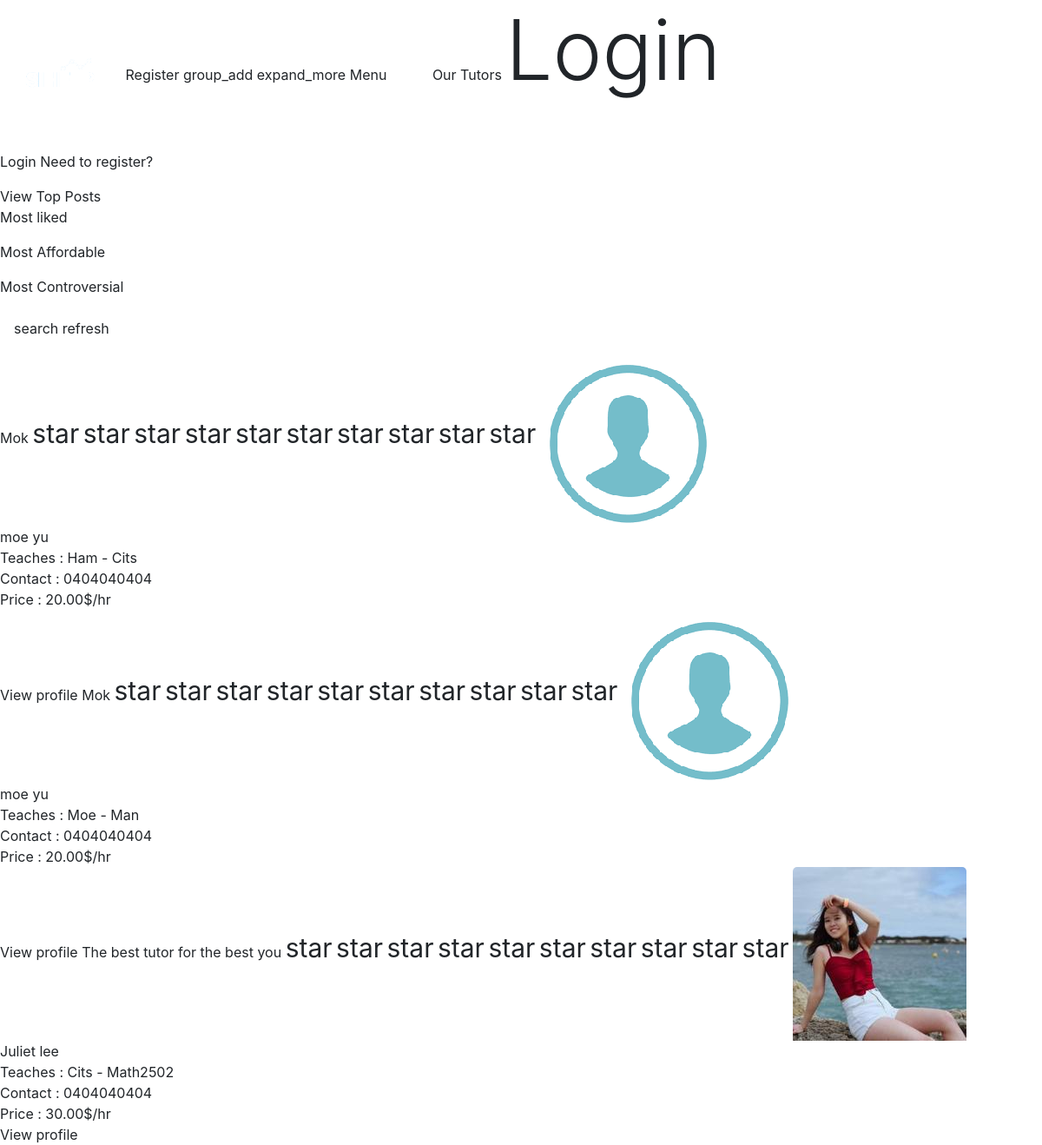
Page /marketplace/ on the earlier database version.
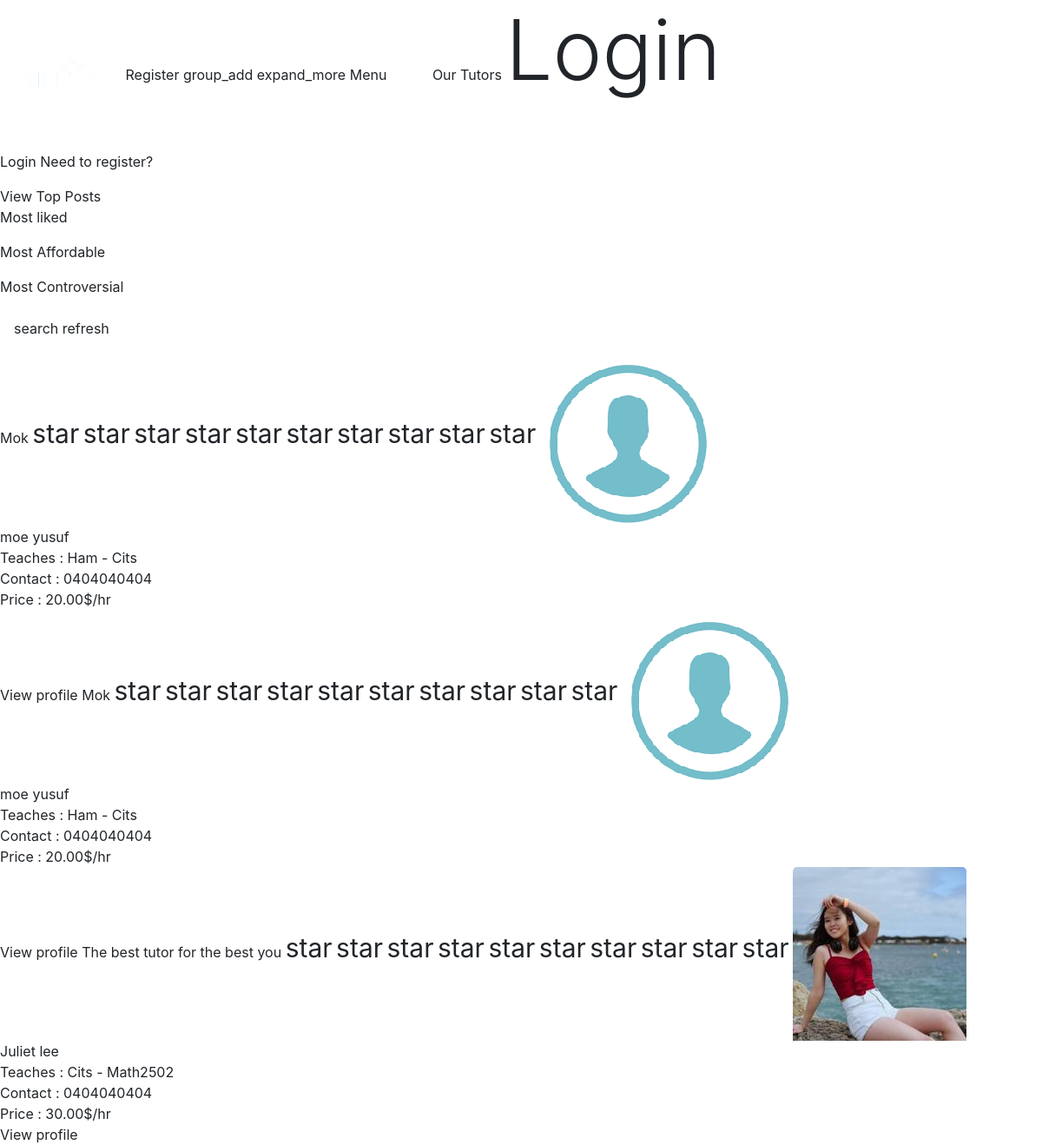
Same page on the later database version.
### blog/models.py (models this page shows, shortened)
class Ad(models.Model):
    author = models.ForeignKey(User, on_delete=models.CASCADE)
    title = models.CharField(max_length=100, default = "Hey, I am here to help you")
    date = models.DateTimeField(default=timezone.now)
    subject = models.CharField(max_length=100) #or use foreign key
    unit = models.CharField(max_length=100, blank=True)
    description = models.TextField()
    price = models.DecimalField(max_digits=10, decimal_places=2, default = 25.00)

### users/models.py (models this page shows, shortened)
class Profile(models.Model):
    user = models.OneToOneField(User, on_delete=models.CASCADE)
    tutor = models.BooleanField(default=False)
    pic = models.ImageField(upload_to = 'profile_pic', default = 'download.png')
    phone = models.CharField(max_length=30, default = "0404040404")
    is_active = models.BooleanField(default=False)

### blog/views.py (the view, shortened to what this page needs)
# urls.py: path('marketplace/', views.marketplace, name='blog-marketplace'),
def marketplace(request):
    user = request.user
    realAds = Ad.objects.all().order_by("-date").annotate(average_rating=Avg('rate__rating')).annotate(Counted=Count('rate__rating'))
    if request.method == 'GET':
        if 'refresh'in request.GET:
            realAds = Ad.objects.all().annotate(average_rating=Avg('rate__rating')).annotate(Counted=Count('rate__rating'))
    context = {
        'ads': realAds,
        'user': user
    }
    return render(request, 'blog/TutorialPage.html', context)

### users/views.py (called while the page is built)
@register.filter
def get_range(value):
    return range(value)

### blog/templates/blog/TutorialPage.html (shortened to what this page needs)
{% extends 'blog/layout.html' %}
{% block content %}
<v-navigation-drawer temporary :width = "200" app class = "white  " sticky  v-model = "drawer" >
                  <v-layout column justify-space-between>
                  <v-flex ml-1 >
                    <v-card-text  class = " title  .font-weight-thin">
                     <div class = "coloredblue"> View Top Posts</div>
                    </v-card-text>
                    </v-flex>
                    <form type="get" action="." >
                    <v-flex text-center  >
                        <v-btn
                        text
                        block
                        type = "submit"
                        name = "highestrated"
                        flat
                        color="blue lighten--2 accent-4"
                      >
                        Most liked
                    </v-flex>
                    </form>
                    <form type="get" action="." >
                    <v-flex text-center>
                        <v-btn
                        text
                        block
                        type = "submit"
                        name = "mostaffordable"
                        flat
                        color="blue lighten--2 accent-4"
                      >
                        Most Affordable
                    </v-flex>
                    </form>
                    <form type="get" action="." >
                    <v-flex text-center >
                        <v-btn
                        text
                        block type = "submit"
                        name = controversial
                        flat
                        color="blue lighten--2 accent-4"
                      >
                       Most Controversial
                    </v-flex>
                    </form>
                  </v-layout>
                </v-navigation-drawer>
                <v-layout column justify-space-around >
                    <v-container >
                  <v-flex xs12 ma-0  pa-0   >
                          <v-card
                          class="pa-3"
                          class="rounded-card"
                        >
                        <form type="get" action=".">
                <v-btn class = "blue mt-2" type = "submit"  name = search icon>
                  <v-icon color = "white" >search</v-icon>
                </v-btn>
                <v-btn  type = "submit" name = "refresh" class = "blue mt-2" icon>
                  <v-icon color = "white ">refresh</v-icon>
                </v-btn>
              </v-card>
              </v-flex>
                    </v-container>
                    {% if ads|length > 0 %}
                    <v-container fluid >
                        <v-flex mt-0>
                            <v-layout row wrap justify-space-around>
                        {% for ad in ads %}
                    <v-flex xs10  sm8 md5 mt-3>
                    <v-card   class=" pb-0 pt-3"
                    class="rounded-card"
                    >
                    <v-layout column  justify-space-around>
                        <v-flex >
                            <v-card-text class = "font-weight-thin title text-center pt-0 pb-1"> {{ad.title}} </v-card-text>
                        </v-flex>
                        <v-flex text-center>
                            {% if ad.average_rating %}
                            {% for n in ad.average_rating|rounding|get_range %}
                            <span><v-icon color="amber darken-2"  class = "starry" >star</v-icon></span>
                            {%endfor%}
                            {%for i in 10|subtract:ad.average_rating|rounding|get_range %}
                            <span><v-icon color="gray darken-2  " class = "starry">star</v-icon></span>
                            {%endfor%}
                            {%else%}
                            {%for i in 10|get_range %}
                            <span><v-icon  color="gray darken-2" class = "starry" >star</v-icon></span>
                            {%endfor%}
                            {%endif%}
                        </v-flex>
                    <v-flex>
                        <v-layout row justifiy-space-around>
                            <v-flex xs5 offset-xs1  mt-3 pa-3 offset-md1 >
                                    <v-avatar
                                    tile
                                  size="130"
                                  color="grey lighten-4"
                                >
                                  <img src="{{ ad.author.profile.pic.url }}" alt="avatar">
                                </v-avatar>
                            </v-flex>
                            <v-flex xs8 offset-xs1  mt-3 pa-3 md9>
                                    <div class="headline">{{ ad.author.first_name }} {{ ad.author.last_name }}</div>
                                    <div class = "units">Teaches : {{ad.subject.capitalize}} - {{ad.unit.capitalize}}</div>
                                    <div>Contact : {{ad.author.profile.phone}}</div>
                                    <div>Price   : {{ad.price}}$/hr</div>
                    </v-layout>
                     <v-flex xs12>
                            <v-btn  class = "ma-0 nodecor" href = "/user/{{ad.author.id}}" block dark color = "blue">View profile</v-btn>
                        </v-flex>
                    </v-card>
                    </v-flex>
                    {%endfor%}
                  </v-layout>
                                                                          </v-container>
                          </v-layout>
                            </v-content>
                    {%else%}
    <v-container   grid-list-xl  >
        <v-text text-center class = "display-1">No Ads found</v-text>
         <v-divider inset></v-divider>
   </v-container>
   {%endif%}
        {% endblock %}

### blog/templates/blog/layout.html (shortened to what this page needs)
<html>
    <head>
        {% load static %}
        <link rel="stylesheet" href="{% static 'blog/Entry.css' %}">
        {% load static %}
   <link rel="stylesheet" href="https://maxcdn.bootstrapcdn.com/bootstrap/4.0.0/css/bootstrap.min.css">
   <link href="https://cdnjs.cloudflare.com/ajax/libs/vuetify/1.5.16/vuetify.css" rel="stylesheet">
   <link href="https://cdnjs.cloudflare.com/ajax/libs/vuetify/1.5.16/vuetify.css.map" rel="stylesheet">
   </head>
<body >
    <div id="app" >
        <v-app light >
            <v-toolbar dark color = "blue">
                <v-toolbar-title>
            <a  href="/"> {% load static %}
{% load static %}
                <img src="{% static 'blog/Sihelplogo.png' %}" height="140">
             </a></v-toolbar-title>
                {% if not user.is_authenticated %}
                <v-toolbar-items >
<v-btn flat text href="/register" class ="nodecor">Register
  <v-icon right >group_add</v-icon>
</v-btn>
                    <v-menu offset-y>
                        <v-btn class ="pr-5"  flat slot="activator">
                          <v-icon left>expand_more</v-icon>
                          <span >Menu</span>
                        </v-btn>
                        <v-list>
                          <v-list-tile>
                              <v-btn class ="nodecor" flat  href="/marketplace">Our Tutors</span></v-btn>
                            </v-list-tile>
                        </v-list>
                      </v-menu>
                    <v-dialog v-model="dialog" max-width="600px" >
                  <v-layout column>
                      <v-card >
                        <v-flex text-center mt-4>
                            <v-card-text class = "  display-1 font-weight-light">Login</v-card-text>
                        </v-flex>
                            <v-flex mx-5>
                            <v-card-text>
                                <form class = " mt-3 navbar-form navbar-right" method = "POST" action="{% url 'loginAcc' %}" >
                                    <v-layout column>
                               <v-flex text-center mt-3 mb-4>
                                  <v-btn  color="info" type = "submit"dark>Login</v-btn>
                                </v-flex>
                                <v-btn
                                class="mx-0 mb-3"
                                large
                                dark
                                color = "warning nodecor"
                                href = "/register"
                              >
                              Need to register?
                           </v-btn>
                              </v-flex>
                            </v-card>
                          </v-layout>
                      </v-dialog>
                  </v-toolbar-items>
                {% endif %}
             </v-toolbar>
        <v-content>
                {% block content %}{% endblock %}
            </v-app>
</div>
  </body>
</html>

### blog/static/blog/Entry.css (style rules this page uses)
img { border-radius: 5px 5px 0 0; }
@media only screen and (min-width: 652px) { .starry { font-size:25px; } }
@media only screen and (min-width: 652px) { .units { max-width: 250px; overflow: hidden; white-space: nowrap; text-overflow: ellipsis; } }
@media only screen and (min-width: 768px) { .starry { font-size:25px; } }
@media only screen and (min-width: 768px) { .units { max-width: 250px; overflow: hidden; white-space: nowrap; text-overflow: ellipsis; } }
@media only screen and (min-width: 850px) { .starry { font-size:25px; } }
@media only screen and (min-width: 850px) { .units { max-width: 250px; overflow: hidden; white-space: nowrap; text-overflow: ellipsis; } }
@media only screen and (min-width: 992px) { .starry { font-size:25px; } }
@media only screen and (min-width: 992px) { .units { max-width: 250px; overflow: hidden; white-space: nowrap; text-overflow: ellipsis; } }
@media only screen and (min-width: 1200px) { .starry { font-size:30px; } }
@media only screen and (min-width: 1200px) { .units { max-width: 290px; overflow: hidden; white-space: nowrap; text-overflow: ellipsis; } }

Differences in the rows shown:
removed Ad: title "Mok", author.profile.pic (picture), author.first_name "moe", author.last_name "yu", subject "Moe", unit "Man", author.profile.phone "0404040404", price "20.00"
added Ad: title "Mok", author.profile.pic (picture), author.first_name "moe", author.last_name "yusuf", subject "Ham", unit "Cits", author.profile.phone "0404040404", price "20.00"
changed through a linked row, Ad (number 2 of 3 on the later page): author.last_name "yu" → "yusuf"
